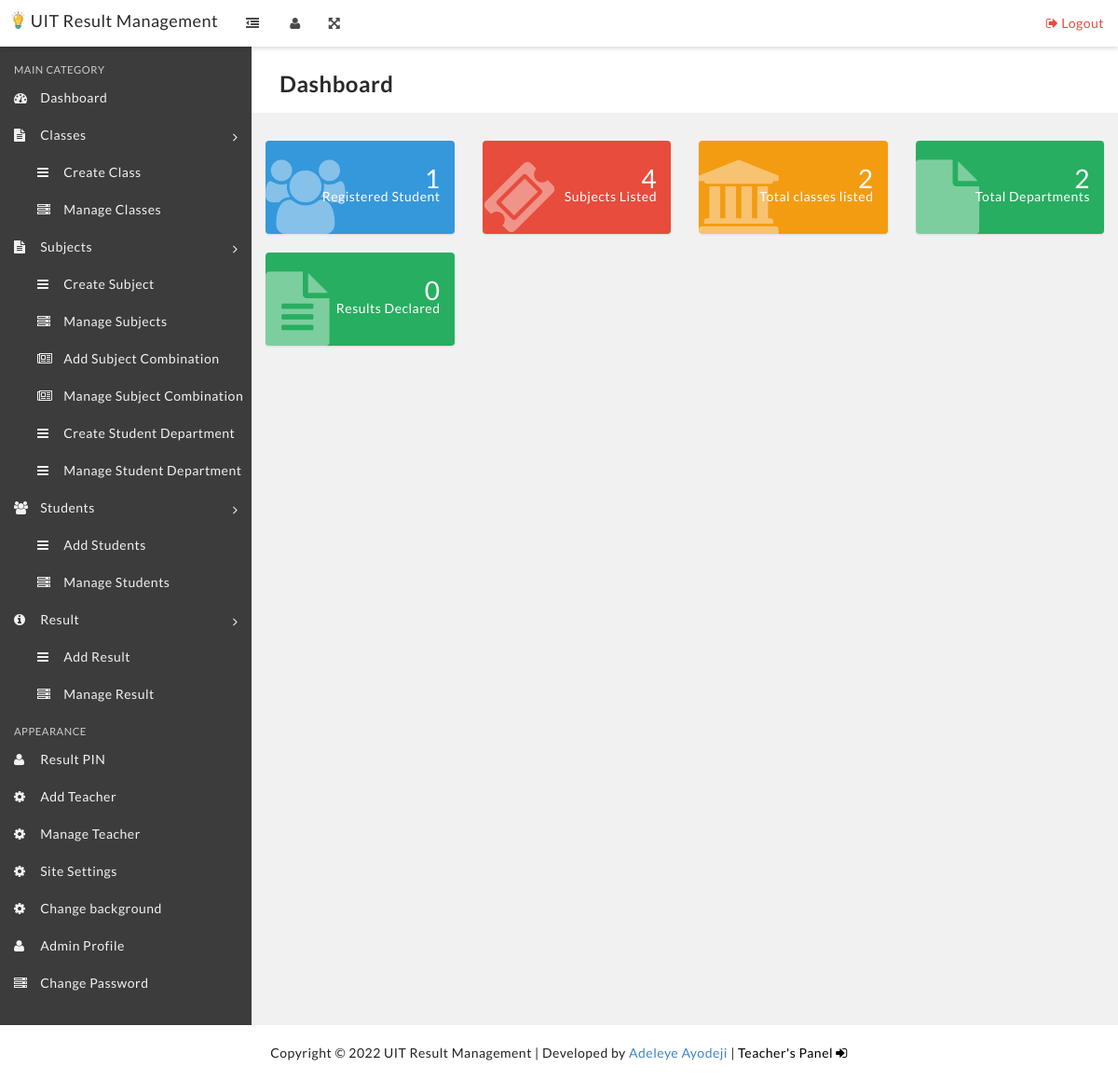
Page /dashboard.php on the committed database.
### tables this page shows
CREATE TABLE IF NOT EXISTS `settings` (
  `id` int(11) NOT NULL AUTO_INCREMENT,
  `title` varchar(10000) DEFAULT NULL,
  `description` text,
  `address1` longtext,
  `address2` longtext,
  `session` varchar(1000) DEFAULT NULL,
  `term` varchar(1000) DEFAULT NULL,
  `logo` varchar(1000) DEFAULT NULL,
  `siteback` varchar(1000) DEFAULT NULL,
  PRIMARY KEY (`id`)
);

### includes/leftbar.php (the view, shortened to what this page needs)
<div class="left-sidebar bg-black-300 box-shadow ">
    <div class="sidebar-content">
        <div class="user-info closed">
        </div>
        <div class="sidebar-nav">
            <ul class="side-nav color-gray">
                <li class="nav-header">
                    <span class="">Main Category</span>
                </li>
                <li>
                    <a href="dashboard.php"><i class="fa fa-dashboard"></i> <span>Dashboard</span> </a>
                </li>
                <?php
                                    if (!isset($_SESSION["teacher"])) {
                                      ?>
                <li class="has-children">
                    <a href="#"><i class="fa fa-file-text"></i> <span>Classes</span> <i
                            class="fa fa-angle-right arrow"></i></a>
                    <ul class="child-nav">
                        <li><a href="create-class.php"><i class="fa fa-bars"></i> <span>Create Class</span></a></li>
                        <li><a href="manage-classes.php"><i class="fa fa fa-server"></i> <span>Manage Classes</span></a>
                        </li>
                    </ul>
                </li>
                <li class="has-children">
                    <a href="#"><i class="fa fa-file-text"></i> <span>Subjects</span> <i
                            class="fa fa-angle-right arrow"></i></a>
                    <ul class="child-nav">
                        <li><a href="create-subject.php"><i class="fa fa-bars"></i> <span>Create Subject</span></a></li>
                        <li><a href="manage-subjects.php"><i class="fa fa fa-server"></i> <span>Manage
                                    Subjects</span></a></li>
                        <li><a href="add-subjectcombination.php"><i class="fa fa-newspaper-o"></i> <span>Add Subject
                                    Combination </span></a></li>
                        <a href="manage-subjectcombination.php"><i class="fa fa-newspaper-o"></i> <span>Manage Subject
                                Combination </span></a>
                </li>
                <li><a href="create-department.php"><i class="fa fa-bars"></i> <span>Create Student
                            Department</span></a></li>
                <li><a href="manage-department.php"><i class="fa fa-bars"></i> <span>Manage Student
                            Department</span></a></li>
            </ul>
            <?php
                                    }
                                    ?>
            <li class="has-children">
                <a href="#"><i class="fa fa-users"></i> <span>Students</span> <i
                        class="fa fa-angle-right arrow"></i></a>
                <ul class="child-nav">
                    <li><a href="add-students.php"><i class="fa fa-bars"></i> <span>Add Students</span></a></li>
                    <li><a href="<?php
                                            if(isset($_SESSION['teacher'])){
                                                ?>
                                                manage-students.php
                                                <?php
                                            }else{
                                                ?>
                                                manage-students.php
                                                <?php
                                            }
                                            ?>"><i class="fa fa fa-server"></i> <span>Manage Students</span></a></li>
                </ul>
            </li>
            <li class="has-children">
                <a href="#"><i class="fa fa-info-circle"></i> <span>Result</span> <i
                        class="fa fa-angle-right arrow"></i></a>
                <ul class="child-nav">
                    <li><a href="add-result.php"><i class="fa fa-bars"></i> <span>Add Result</span></a></li>
                    <li><a href="manage-results.php"><i class="fa fa fa-server"></i> <span>Manage Result</span></a></li>
                </ul>
                <?php
                                    if (!isset($_SESSION["teacher"])) {
                                      ?>
            <li class="nav-header">
                <span class="">Appearance</span>
            </li>
            <li><a href="manage-pin.php"><i class="fa fa fa-user"></i> <span> Result PIN</span></a></li>
            <li><a href="add-teacher.php"><i class="fa fa fa-gear"></i> <span> Add Teacher</span></a></li>
            <li><a href="manage-teacher.php"><i class="fa fa fa-gear"></i> <span> Manage Teacher</span></a></li>
            <li><a href="settings.php"><i class="fa fa fa-gear"></i> <span> Site Settings</span></a></li>
            <li><a href="change-background.php"><i class="fa fa fa-gear"></i> <span> Change background</span></a></li>
            <li><a href="adsettings.php"><i class="fa fa fa-user"></i> <span> Admin Profile</span></a></li>
            <li><a href="change-password.php"><i class="fa fa fa-server"></i> <span> Change Password</span></a></li>
            <?php
                                    }
                                    ?>
            </li>
        </div>
    </div>
</div>

### includes/topbar.php (shortened to what this page needs)
<nav class="navbar top-navbar bg-white box-shadow">
          	<div class="container-fluid">
                  <div class="row">
                      <div class="navbar-header no-padding">
              			<a class="navbar-brand" href="dashboard.php" style="color: black;">
              			   <?php
                          $stmt = $dbh->query("SELECT * FROM settings");
                          $rowww = $stmt->fetch(PDO::FETCH_OBJ);
                          ?>
                          <img src="images/<?php echo htmlentities($rowww->logo); ?>" style="float: left;height: 19px;margin-right: 6px;">
                          <?php
                          echo htmlentities($rowww->title);
                          ?>
              			</a>
                          <span class="small-nav-handle hidden-sm hidden-xs"><i class="fa fa-outdent"></i></span>
              		</div>
              		<div class="collapse navbar-collapse" id="navbar-collapse-1">
              			<ul class="nav navbar-nav" data-dropdown-in="fadeIn" data-dropdown-out="fadeOut">
                              <?php
                              if (!isset($_SESSION["teacher"])) {
                                  ?>
                                   <li class="hidden-sm hidden-xs"><a href="#" class="user-info-handle"><i class="fa fa-user"></i></a></li>
                                  <?php
                              }
                              ?>
                              <li class="hidden-sm hidden-xs"><a href="#" class="full-screen-handle"><i class="fa fa-arrows-alt"></i></a></li>
              			</ul>
              			<ul class="nav navbar-nav navbar-right" data-dropdown-in="fadeIn" data-dropdown-out="fadeOut">
              				    <li><a href="logout.php" class="color-danger text-center"><i class="fa fa-sign-out"></i> Logout</a></li>
              			</ul>
              		</div>
                  </div>
          	</div>
          </nav>

### includes/credit.php
<?php
    $place = $_SERVER['REQUEST_URI'] == "/teacherlog.php" ? "fixed" : "static";
?>
<div class="credit" style="position: <?php echo $_SESSION ? "static" : $place; ?>;">
				   <?php
                            $stmt = $dbh->query("SELECT * FROM settings");
                            $rowwww = $stmt->fetch(PDO::FETCH_OBJ);
                            ?>
           Copyright &copy; <?php echo date("Y")." ". htmlentities($rowwww->title); ?> | Developed by <a href="https://adeleyeayodeji.com" target="_blank">Adeleye Ayodeji</a> | <?php
           	if (!isset($_SESSION["alogin"])) {
			?>
			<a href="teacherlog.php" style="color: black;">Teacher's Panel <i class="fa fa-sign-in"></i></a>
			<?php
		}else{
		   	?>
		   	<a href="logout.php" style="color: red;">Logout <i class="fa fa-sign-out"></i></a>
		   	<?php
		}
            ?>
        </div>

### css/main.css (style rules this page uses)
body,html { font-family:Poppins,sans-serif;font-weight:400;color:#494949;font-size:12px;line-height:1.75em }
@media (min-width:600px) { body,html { font-size:calc(12px + (14 - 12) * ((100vw - 600px)/ (1140 - 600))) } }
@media (min-width:1140px) { body,html { font-size:14px } }
a,abbr,acronym,address,b,big,blockquote,caption,center,cite,code,dd,del,dfn,dl,dt,em,fieldset,form,h1,h2,h3,h4,h5,h6,i,img,ins,kbd,label,legend,li,ol,p,pre,q,s,samp,small,strike,strong,sub,sup,table,tbody,td,tfoot,th,thead,tr,tt,u,ul,var { margin:0;padding:0 }
address,blockquote,dl,ol,p,pre,table,ul { margin-bottom:1.75em }
ul { padding-left:1.1em }
body { font-family:Poppins,sans-serif;-webkit-font-smoothing:antialiased;background-color:#f2f2f2;color:#494949;text-rendering:optimizeLegibility!important;letter-spacing:.5px;overflow-x:hidden }
a { outline:0!important;text-decoration:none!important;color:#494949;-webkit-transition:all .4s ease-in-out;transition:all .4s ease-in-out }
.bg-black-300 { background-color:#3c3c3c;border-color:#3c3c3c;color:#fff!important }
.bg-white { background-color:#fff;border-color:#fff;color:#494949!important }
.bg-white .navbar-nav>li>a { color:#494949 }
.color-danger { color:#e74c3c!important }
.color-gray { color:#f2f2f2!important }
.navbar { border-radius:0;border:0;margin-bottom:0 }
.navbar.box-shadow { box-shadow:0 2px 5px rgba(0,0,0,.15);z-index:10 }
.navbar-header { min-width:270px;padding-left:15px;-webkit-transition:all .4s ease-in-out;transition:all .4s ease-in-out;overflow:hidden }
.navbar-header .navbar-brand { padding:12px }
.small-nav-handle { display:inline-block;width:50px;height:50px;float:right;cursor:pointer;text-align:center }
.small-nav-handle .fa { line-height:50px }
@media (min-width:992px) { .top-navbar-fixed .top-navbar { position:fixed;width:100%;top:0;left:0;z-index:10 } }
@media (min-width:769px) { .left-sidebar,.main-page,.right-sidebar { display:table-cell;vertical-align:top } }
@media (min-width:769px) { .left-sidebar { width:270px;-webkit-transition:all .4s ease-in-out;transition:all .4s ease-in-out } }
.left-sidebar { position:relative }
.left-sidebar .user-info { text-align:center;padding-top:15px;overflow:hidden;height:170px;-webkit-transition:all .4s ease-in-out;transition:all .4s ease-in-out }
.left-sidebar .user-info.closed { height:0 }
.left-sidebar .side-nav { list-style:none;padding-left:0 }
.left-sidebar .side-nav .nav-header { font-size:80%;text-transform:uppercase;padding-left:15px;padding-top:10px;opacity:.8 }
.left-sidebar .side-nav .nav-header:first-child { padding-top:0 }
.left-sidebar .side-nav a { color:inherit }
.left-sidebar .side-nav li { position:relative }
.left-sidebar .side-nav li .fa { width:25px;display:inline-block }
.left-sidebar .side-nav li.has-children .arrow { float:right;padding:5px;-webkit-transition:all .4s ease-in-out;transition:all .4s ease-in-out }
.left-sidebar .side-nav li a { padding:10px 0;padding-left:15px;display:block;-webkit-transition:all .4s ease-in-out;transition:all .4s ease-in-out }
.left-sidebar .side-nav .child-nav { list-style:none;padding-left:0 }
.left-sidebar .side-nav .child-nav a { padding-left:40px }

### css/style.css (style rules this page uses)
body { background: #f1f1f1; }
.credit { position: fixed; bottom: 0px; width: 100%; padding: 20px; text-align: center; background: white; }

### rows in the picture
settings: logo (picture), title "UIT Result Management"

### other values in the picture
$totalstudents "1"
$totalsubjects "4"
$totalclasses "2"
$tbldepartments "2"
$totalresults "0"
